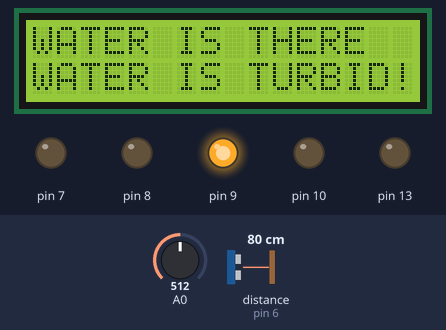
The sketch below on a simulated Arduino Uno, built with avr-gcc and run on an emulated ATmega328P. On the bench: 16×2 character LCD, output pins drawn as LEDs (lit = HIGH). Wiring (inferred from the names in the program): ultrasonic range finder: trigger pin 6; echo pin 6. The test bench sets the inputs (shaded band); at power-on: A0 = 512, distance to the obstacle (sensor on pin 6) 80 cm. The echo pulse lasts 58.3 µs per cm.

Above: at 1.2 s.
1.3 s: A0 set to 107
At 4.5 s:
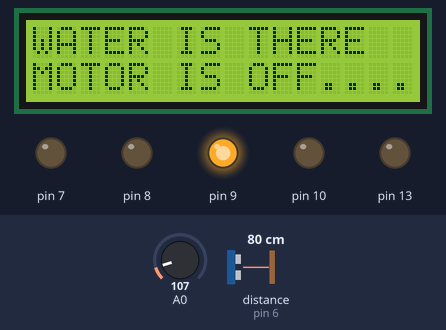
13.3 s: A0 set to 89
At 19.8 s:
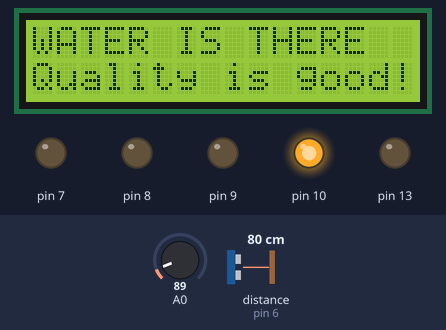
At 22.2 s:
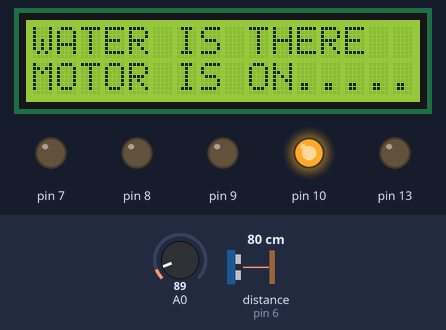
25.3 s: distance to the obstacle (sensor on pin 6) set to 95 cm
32.1 s: distance to the obstacle (sensor on pin 6) set to 105 cm
38.9 s: distance to the obstacle (sensor on pin 6) set to 2 cm
49.6 s: distance to the obstacle (sensor on pin 6) set to 120 cm
Timing chart, 0 to 52.6 s (numbered marks = the images above; inputs shaded):
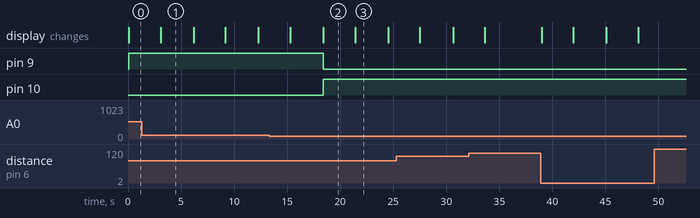

Measured:
- the behaviour switches between 101 and 100 on A0 (found by bisection; images 1 and 2)
- after the input at 13.3 s, pin 9: HIGH → LOW after 5.1 s; pin 10: LOW → HIGH after 5.1 s; the display: first differs from a run without the input after 5.1 s (image 2)
- after the input at 49.6 s, every drawn part: stays the same
- what the display in image 1 shows lasts 3.1 s, from 3.1 s to 6.2 s
- what the display in image 2 shows lasts 3.0 s, from 18.4 s to 21.4 s

The sketch:

water_quality_system.ino
```cpp
// include the library code:
#include <LiquidCrystal.h>
long microsecondsToCentimeters(long microseconds) {
  // The speed of sound is 340 m/s or 29 microseconds per centimeter.
  // The ping travels out and back, so to find the distance of the
  // object we take half of the distance travelled.
  return microseconds / 29 / 2;
}

int Waterlevel = 0;
// initialize the library with the numbers of the interface pins
LiquidCrystal lcd(12, 11, 5, 4, 3, 2);
int pingPin=6;
int LDRSTATUS = 0;
void setup() {
  pinMode(pingPin, OUTPUT);
  pinMode(7, OUTPUT);
  pinMode(8, OUTPUT);
  pinMode(A0, INPUT);
  pinMode(9, OUTPUT);
  pinMode(13, OUTPUT);
  pinMode(10, OUTPUT);
  // set up the LCD's number of columns ,and rows:
  lcd.begin(16, 2);
  // Print a message to the LCD.

}

void loop() {
  long duration, cm;
  LDRSTATUS = analogRead(A0);


  pinMode(pingPin, OUTPUT);
  digitalWrite(pingPin, LOW);
  delayMicroseconds(2);
  digitalWrite(pingPin, HIGH);
  delayMicroseconds(5);
  digitalWrite(pingPin, LOW);
  pinMode(pingPin, INPUT);
  duration = pulseIn(pingPin, HIGH);

  // convert the time into a distance
  cm = microsecondsToCentimeters(duration);


  if(cm > 300) {
    digitalWrite(7, HIGH);
    digitalWrite(8, HIGH);
    lcd.setCursor(0, 0);
    lcd.print("NO_WATER...!!!!");
    digitalWrite(9, LOW);
    lcd.setCursor(0, 1);
    lcd.print("MOTOR IS OFF:(:(");


  }
  if(cm < 100) {
    digitalWrite(7, LOW);
    digitalWrite(8, LOW);
    lcd.setCursor(0, 0);
    lcd.print("WATER IS THERE");
    if (LDRSTATUS > 100) {
      digitalWrite(9, HIGH);
      lcd.setCursor(0, 1);
      lcd.print("WATER IS TURBID!!!!");
      digitalWrite(13, LOW);
      digitalWrite(10, LOW);
      delay(3000);
      lcd.setCursor(0, 1);
      lcd.print("MOTOR IS OFF.....");
      delay(3000);

    } else {
      digitalWrite(9, LOW);
      lcd.setCursor(0, 1);
      lcd.print("Quality is good!!!!");
      digitalWrite(13, LOW);
      digitalWrite(10, HIGH);
      delay(3000);
      lcd.setCursor(0, 1);
      lcd.print("MOTOR IS ON.....");
      delay(3000);


    }

  }


  delay(100);


}
 
```
